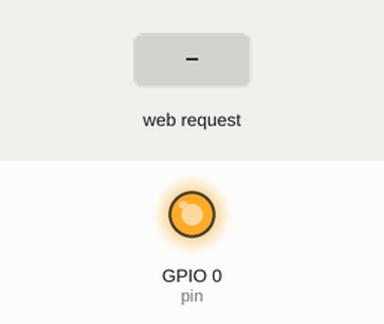
Simulated run of this sketch. Board: ESP8266 (NodeMCU). On the bench: output pins drawn as LEDs (lit = HIGH). Inputs (shaded band) come from the test bench. WiFi joins after 1.5 s; servers stay silent unless stated; uploads are accepted with an empty reply; what the sketch prints to the serial monitor is not drawn.

Above: at 2.7 s.
2.8 s: HTTP request GET /gpio/0 received
At 3.7 s:
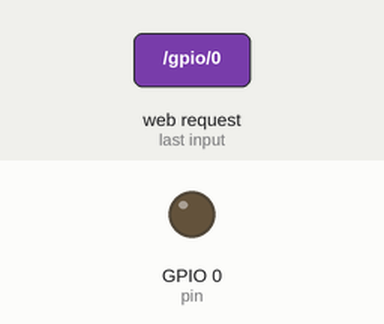
4.3 s: HTTP request GET /gpio/1 received
At 4.8 s:
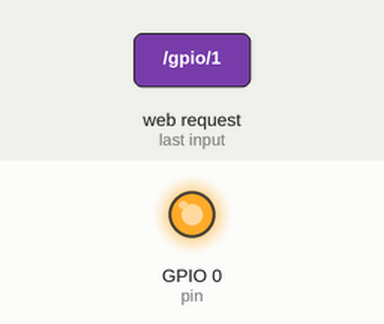
Timing chart, 0 to 7.3 s (numbered marks = the images above; inputs shaded):
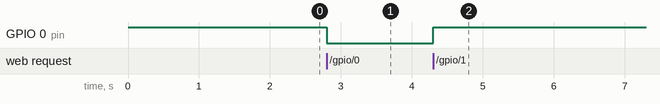

The sketch:

Light.ino
```cpp
#include <ESP8266WiFi.h>
#include <Ticker.h>
#include <ESP8266HTTPClient.h>

#ifndef STASSID
#define STASSID ""
#define STAPSK  ""
#endif

const char* ssid = STASSID;
const char* password = STAPSK;
String URL = "http://192.168.31.106/api/hk/iots/heartBeat";
String iotCode = "light_one";
String deviceType = "LIGHT";

// Create an instance of the server
// specify the port to listen on as an argument
WiFiServer server(80);
// 创建定时器
Ticker ticker;

// 控制继电器的 GPIO
int pin = 0;

void setup() {
  Serial.begin(115200);

  // 继电器的初始值设为低电平，低电平即吸合继电器
  pinMode(pin, OUTPUT);
  digitalWrite(pin, 1);

  // Connect to WiFi network
  Serial.println();
  Serial.println();
  Serial.print(F("Connecting to "));
  Serial.println(ssid);

  WiFi.mode(WIFI_STA);
  WiFi.begin(ssid, password);

  while (WiFi.status() != WL_CONNECTED) {
    delay(500);
    Serial.print(F("."));
  }
  Serial.println();
  Serial.println(F("WiFi connected"));

  // Start the server
  server.begin();
  Serial.println(F("Server started"));

  // Print the IP address
  Serial.println(WiFi.localIP());
  // 5 秒上报一次状态
  ticker.attach(5, heart);
}

void loop() {
  // Check if a client has connected
  WiFiClient client = server.available();
  if (!client) {
    return;
  }
  Serial.println(F("new client"));

  client.setTimeout(5000); // default is 1000

  // Read the first line of the request
  String req = client.readStringUntil('\r');
  Serial.println(F("request: "));
  Serial.println(req);

  // Match the request
  int val;
  if (req.indexOf(F("/gpio/0")) != -1) {
    val = 0;
  } else if (req.indexOf(F("/gpio/1")) != -1) {
    val = 1;
  } else {
    Serial.println(F("invalid request"));
    val = digitalRead(pin);
  }

  // Set LED according to the request
  digitalWrite(pin, val);

  // read/ignore the rest of the request
  // do not client.flush(): it is for output only, see below
  while (client.available()) {
    // byte by byte is not very efficient
    client.read();
  }

  // Send the response to the client
  // it is OK for multiple small client.print/write,
  // because nagle algorithm will group them into one single packet
  client.print(F("HTTP/1.1 200 OK\r\nContent-Type: text/html\r\n\r\n<!DOCTYPE HTML>\r\n<html>\r\nGPIO is now "));
  client.print((val) ? F("high") : F("low"));
  client.print(F("<br><br>Click <a href='http://"));
  client.print(WiFi.localIP());
  client.print(F("/gpio/1'>here</a> to switch LED GPIO on, or <a href='http://"));
  client.print(WiFi.localIP());
  client.print(F("/gpio/0'>here</a> to switch LED GPIO off.</html>"));

  // The client will actually be *flushed* then disconnected
  // when the function returns and 'client' object is destroyed (out-of-scope)
  // flush = ensure written data are received by the other side
  Serial.println(F("Disconnecting from client"));
}

void heart(){
//  String heartStr = "iotCode: " + iotCode + ", 设备类型: " + deviceType + ", 心跳检测, IP地址: " +  WiFi.localIP().toString() + F(", 开关值为: ") + digitalRead(pin);
//  Serial.println(heartStr);
  //创建 HTTPClient 对象
  HTTPClient httpClient;
  URL = URL + "?iotCode=" + iotCode + "&ipAddr=" + WiFi.localIP().toString() + "&deviceType=" + deviceType + "&switchValue=" + digitalRead(pin);
  Serial.println(URL);
  httpClient.begin(URL);
  httpClient.GET();
  //关闭ESP8266与服务器连接
  httpClient.end();
}
```

Measured:
- after the input at 2.8 s, GPIO 0 (pin): HIGH → LOW at once
- after the input at 4.3 s, GPIO 0 (pin): LOW → HIGH at once
